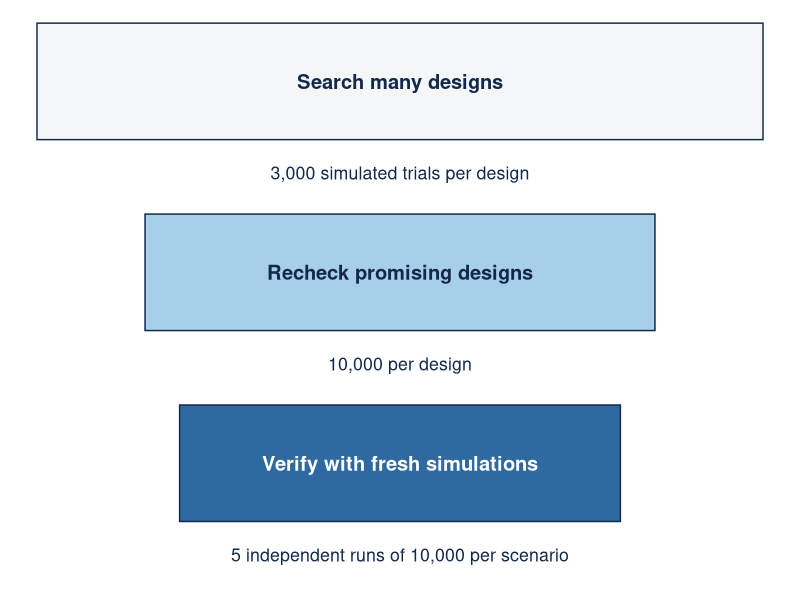

Generate this figure with R:
# Typical BATON sequence for the EVOLVE single-arm example.
# The optional search escalation remains in the slide's speaker notes.
library(ggplot2)

navy <- "#13294B"
deep <- "#2E6A9F"
stages <- data.frame(
  y = 3:1,
  width = c(8.4, 5.9, 5.1),
  label = c("Search many designs", "Recheck promising designs", "Verify with fresh simulations"),
  detail = c("3,000 simulated trials per design", "10,000 per design", "5 independent runs of 10,000 per scenario"),
  fill = c("#F4F6F8", "#A8CFEA", deep),
  text_colour = c(navy, navy, "white")
)

p <- ggplot(stages) +
  geom_tile(aes(x = 0, y = y, width = width, fill = fill), height = 0.61,
            colour = navy, linewidth = 0.5) +
  geom_text(aes(x = 0, y = y, label = label, colour = text_colour),
            size = 5.1, fontface = "bold") +
  geom_text(aes(x = 0, y = y - 0.48, label = detail), size = 4.5, colour = navy) +
  scale_fill_identity() +
  scale_colour_identity() +
  coord_cartesian(xlim = c(-4.5, 4.5), ylim = c(0.32, 3.39), expand = FALSE) +
  theme_void() +
  theme(plot.margin = margin(5, 8, 5, 8))

ggsave("images/fig_funnel_plain.png", p, width = 9.0, height = 4.6, dpi = 300, bg = "white")
